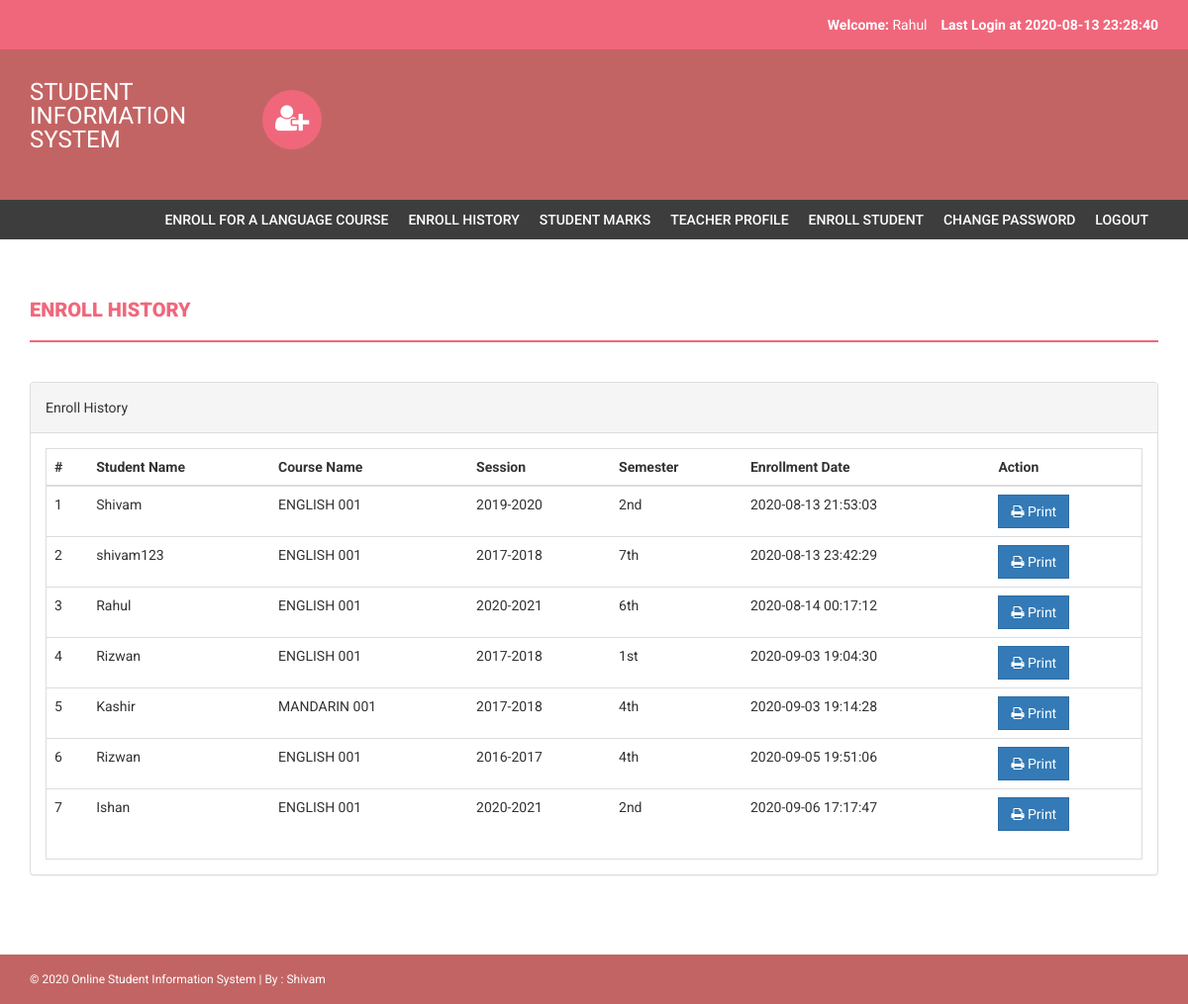
Screenshot of /enroll-history.php (signed in) with the database file from the repository.
### tables this page shows
CREATE TABLE `student` (
  `id` int(11) NOT NULL,
  `courseCode` varchar(255) DEFAULT NULL,
  `courseName` varchar(255) DEFAULT NULL,
  `sessionName` varchar(255) DEFAULT NULL,
  `semesterName` varchar(100) NOT NULL,
  `noofSeats` int(11) DEFAULT NULL,
  `creationDate` timestamp NULL DEFAULT current_timestamp(),
  `updationDate` varchar(255) DEFAULT NULL
);

### enroll-history.php (the view, shortened to what this page needs)
<?php
include('includes/config.php');
if(strlen($_SESSION['login'])==0)
    {
header('location:index.php');
}
else{
?>
<!DOCTYPE html>
<html xmlns="http://www.w3.org/1999/xhtml">
<head>
    <link href="assets/css/bootstrap.css" rel="stylesheet" />
    <link href="assets/css/font-awesome.css" rel="stylesheet" />
    <link href="assets/css/style.css" rel="stylesheet" />
</head>
<body>
<?php include('includes/header.php');?>
<?php if($_SESSION['login']!="")
{
 include('includes/menubar.php');
}
 ?>
    <div class="content-wrapper">
        <div class="container">
              <div class="row">
                    <div class="col-md-12">
                        <h1 class="page-head-line">Enroll History  </h1>
                    </div>
                </div>
                <div class="row" >
                <div class="col-md-12">
                    <div class="panel panel-default">
                        <div class="panel-heading">
                           Enroll History
                        </div>
                        <div class="panel-body">
                            <div class="table-responsive table-bordered">
                                <table class="table">
                                <thead>
                                        <tr>
                                            <th>#</th>
                                                 <th>Student Name </th>
                                            <th>Course Name </th>
                                            <th>Session </th>
                                                <th>Semester</th>
                                             <th>Enrollment Date</th>
                                             <th>Action</th>
                                        </tr>
                                    </thead>
                                    <tbody>
                                    <?php
$sql=mysqli_query($con,"select * from student");
$cnt=1;
while($row=mysqli_fetch_array($sql))
{
?>
                                        <tr>
                                            <td><?php echo $cnt;?></td>
                                              <td><?php echo htmlentities($row['courseName']);?></td>
                                            <td><?php echo htmlentities($row['courseCode']);?></td>
                                            <td><?php echo htmlentities($row['sessionName']);?></td>
                                            <td><?php echo htmlentities($row['semesterName']);?></td>
                                             <td><?php echo htmlentities($row['creationDate']);?></td>
                                            <td>
                                            <a href="print.php?id=<?php echo $row['id']?>" target="_blank">
<button class="btn btn-primary"><i class="fa fa-print "></i> Print</button> </a>
                                            </td>
                                        </tr>
<?php
$cnt++;
} ?>
                                    </tbody>
                                </table>
                            </div>
                        </div>
                    </div>
                </div>
            </div>
        </div>
    </div>
  <?php include('includes/footer.php');?>
</body>
</html>
<?php } ?>

### includes/header.php (shortened to what this page needs)
<?php
include("includes/config.php");
?>
<?php if($_SESSION['login']!="")
{?>
<header>
        <div class="container">
            <div class="row">
                <div class="col-md-12">
                    <strong>Welcome: </strong><?php echo htmlentities($_SESSION['sname']);?>
                    <strong>Last Login<?php
        $ret=mysqli_query($con,"SELECT  * from userlog where studentRegno='".$_SESSION['login']."' order by id desc limit 1,1");
                    $row=mysqli_fetch_array($ret);
                     ?> at <?php echo $row['loginTime'];?></strong>
                </div>
            </div>
        </div>
    </header>
    <?php } ?>
    <div class="navbar navbar-inverse set-radius-zero">
        <div class="container">
            <div class="navbar-header">
                <a class="navbar-brand" href="#" style="color:#fff; font-size:24px;4px; line-height:24px; ">
                   STUDENT INFORMATION SYSTEM
                </a>
            </div>
            <div class="left-div">
                <i class="fa fa-user-plus login-icon" ></i>
        </div>
            </div>
        </div>

### assets/css/style.css (style rules this page uses)
body { font-family: 'Roboto', sans-serif; line-height: 30px; }
.set-radius-zero { border-radius: 0px; -moz-border-radius: 0px; -webkit-border-radius: 0px; }
.content-wrapper { margin-top: 40px; min-height: 600px; padding-bottom: 60px; }
.page-head-line { font-weight: 900; padding-bottom: 20px; border-bottom: 2px solid #F0677C; text-transform: uppercase; color: #F0677C; font-size: 20px; margin-bottom: 40px; }
.btn { border-radius: 0px; -webkit-border-radius: 0px; -moz-border-radius: 0px; }
.login-icon { height: 60px; width: 60px; padding: 13px; border-radius: 50%; font-size: 30px; margin-bottom: 20px; color: #fff; text-align: center; cursor:pointer; background-color:#F0677C; -webkit-border-radius:50%; -moz-border-radius:50%; }
header { background-color: #F0677C; color: #fff; padding: 10px; text-align: right; }
.left-div { padding-left: 30px; margin-top: 40px; margin-bottom: 30px; }
.navbar-brand { width: 250px; padding-top: 30px; }
.navbar-inverse { background-color: #C36464; border-color: transparent; }
.navbar { margin-bottom: 0px; }

### rows the page displays
student: courseName "Shivam", courseCode "ENGLISH 001", sessionName "2019-2020", semesterName "2nd", creationDate "2020-08-13 21:53:03"
student: courseName "shivam123", courseCode "ENGLISH 001", sessionName "2017-2018", semesterName "7th", creationDate "2020-08-13 23:42:29"
student: courseName "Rahul", courseCode "ENGLISH 001", sessionName "2020-2021", semesterName "6th", creationDate "2020-08-14 00:17:12"
student: courseName "Rizwan", courseCode "ENGLISH 001", sessionName "2017-2018", semesterName "1st", creationDate "2020-09-03 19:04:30"
student: courseName "Kashir", courseCode "MANDARIN 001", sessionName "2017-2018", semesterName "4th", creationDate "2020-09-03 19:14:28"
student: courseName "Rizwan", courseCode "ENGLISH 001", sessionName "2016-2017", semesterName "4th", creationDate "2020-09-05 19:51:06"
student: courseName "Ishan", courseCode "ENGLISH 001", sessionName "2020-2021", semesterName "2nd", creationDate "2020-09-06 17:17:47"

### other values shown
$_SESSION['sname'] "Rahul"
$row['loginTime'] "2020-08-13 23:28:40"
